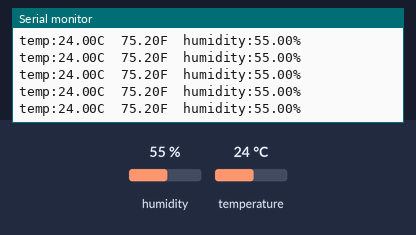
Simulated run of this sketch. Board: Arduino Uno, built with avr-gcc and run on an emulated ATmega328P. On the bench: the last lines printed to the serial monitor. The inputs (shaded band) are chosen by the test bench; at power-on: humidity 55 %, temperature 24 °C.

Above: at 2.8 s.
2.9 s: humidity set to 22 %
At 4.5 s:
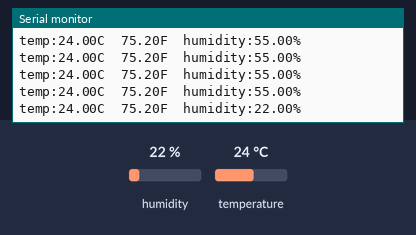
5.6 s: temperature set to 12 °C
At 6.0 s:
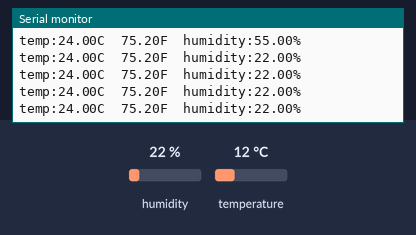
8.3 s: humidity set to 40 %
At 9.1 s:
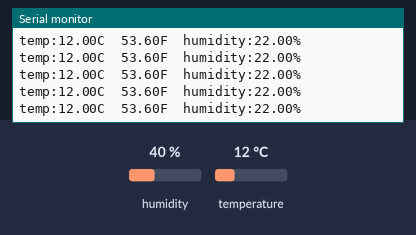
Timing chart, 0 to 11.3 s (numbered marks = the images above; inputs shaded):
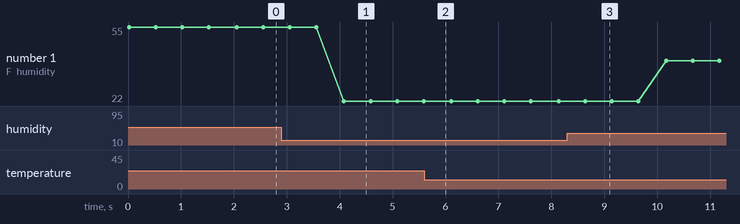

Measured:
- after the input at 2.9 s, the serial monitor: prints a new line after 1.2 s (image 1)
- plotted number 1: 55 → 22 after the input at 2.9 s, 22 → 40 after the input at 8.3 s

The sketch:

led.blink.ino
```cpp
#include <DHT.h>
DHT dht(2,DHT11);

void setup(){
  Serial.begin(9600);
  dht.begin();
}
void loop(){
  float temp=dht.readTemperature();
  float hum=dht.readHumidity();
  float temp2=dht.readTemperature(true);  //for farenheite
//  float kelvin=temp+273;
  Serial.print("temp:");

  Serial.print(temp);
  Serial.print("C");
  Serial.print("  ");
  Serial.print(temp2);
  Serial.print("F");
  Serial.print("  ");
//  Serial.print(kelvin);
//  Serial.print("K");
//  Serial.print("  ");
  Serial.print("humidity:");

  Serial.print(hum);
  Serial.println("%");
  delay(500);

}
```
